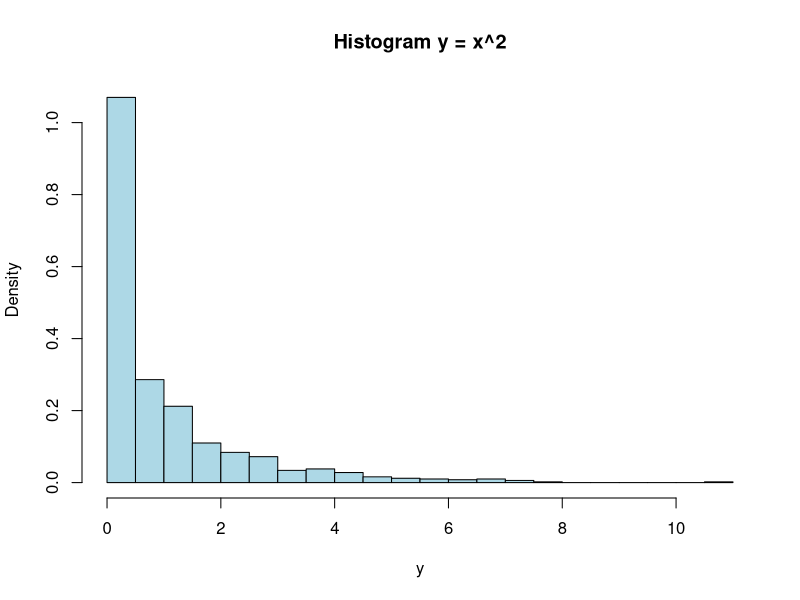
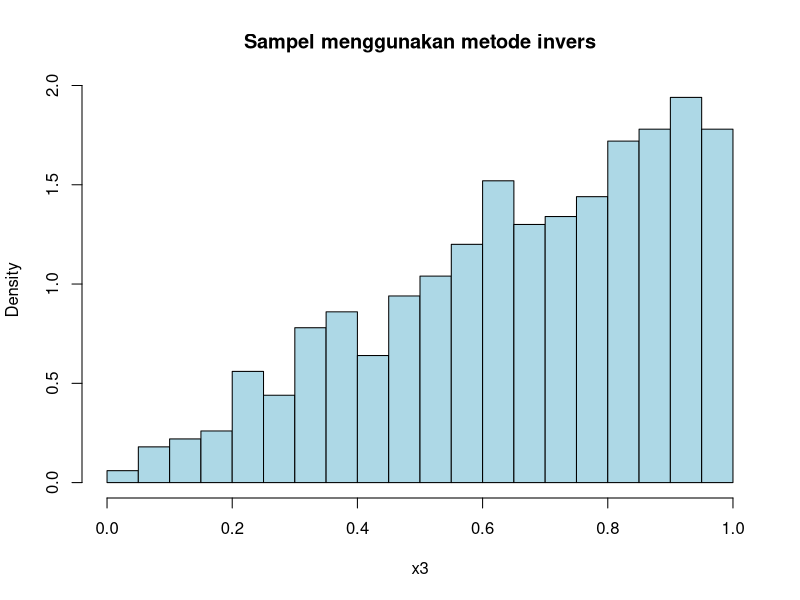

The R source for these figures, in order:
## ---- chunk 1
set.seed(123)
x1 <- rbinom(1000, size = 20, prob = 0.4)

cat("Secara empiris, Mean = ", mean(x1))
cat("\n")
cat("Secara empiris, Variansi = ", var(x1))
cat("\n")
cat("Secara teori, Mean = ", 20*0.4)
cat("\n")
cat("Secara teori, Variansi = ", 20*0.4*0.6)
## ---- chunk 2
set.seed(123)
x2 <- rnorm(1000)
y <- x2^2

hist(y, probability = TRUE, breaks = 30, col = "lightblue",
     main = "Histogram y = x^2")

cat("Distribusi dari Y adalah Chi-square")
## ---- chunk 3
set.seed(123)
u <- runif(1000)
x3 <- sqrt(u)

u # Semua nilai sampel
hist(x3, probability = TRUE, breaks = 30, col = "lightblue",
     main = "Sampel menggunakan metode invers")
